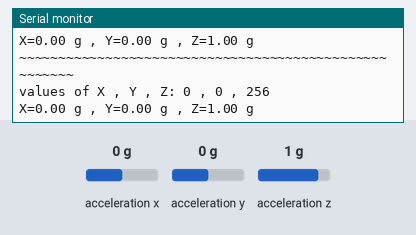
The sketch below on a simulated Arduino Uno, built with avr-gcc and run on an emulated ATmega328P. On the bench: the last lines printed to the serial monitor. The inputs (shaded band) are chosen by the test bench; at power-on: acceleration x 0 g, acceleration y 0 g, acceleration z 1 g.

Above: at 1.2 s.
1.3 s: acceleration x set to -1.4 g
At 1.4 s:
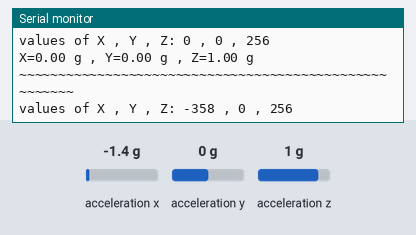
4.3 s: acceleration y set to -1.4 g
At 4.42 s:
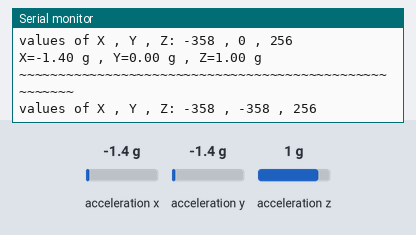
7.3 s: acceleration z set to -1.4 g
At 7.39 s:
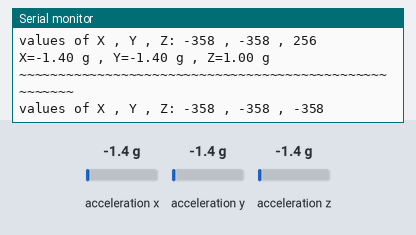
10.3 s: acceleration x set to 0 g
At 10.41 s:
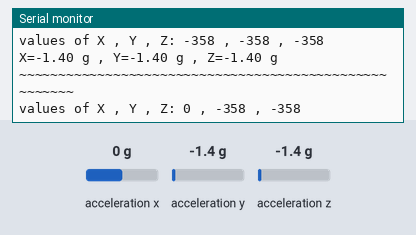
13.3 s: acceleration y set to 0 g
At 13.34 s:
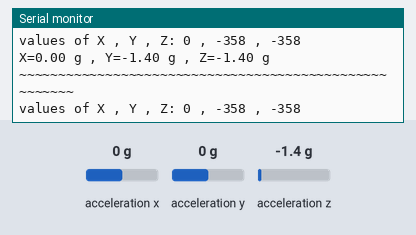
16.3 s: acceleration z set to 0.8 g
At 16.31 s:
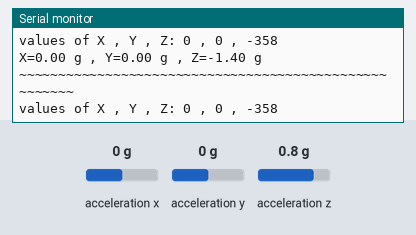
Timing chart, 0 to 19.3 s (numbered marks = the images above; inputs shaded):
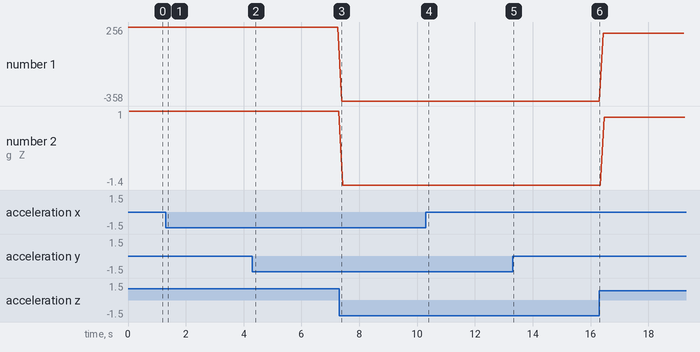

The sketch:

read_from_accelerometer.ino
```cpp
// prévenir que nous allons avoir besoin de ces bibliothèques
#include <Wire.h>
#include <ADXL345.h>


ADXL345 accel; // on crée un objet qui nous permet de manipuler les données provenant de notre acceleromètre

void setup() {
  Serial.begin(9600);
  accel.powerOn(); // on active notre capteur
}

void loop() {

  // on crée trois variables pour stocker les valeurs brutes de notre acceleromètre.
  int x, y, z;
  accel.readXYZ(&x, &y, &z); //on lit données de l'accéleromètre et on les stockent dans nos variables.
  // on imprimme le résultat dans le moniteur série
  Serial.print("values of X , Y , Z: ");
  Serial.print(x);
  Serial.print(" , ");
  Serial.print(y);
  Serial.print(" , ");
  Serial.println(z);

  // on crée un tableau pour stocker les valeurs provenant du calcul effectué par notre bibliothèques quand on appelel getAcceleration()
  double xyz[3];
  accel.getAcceleration(xyz); //on lit données de l'accéleromètre et on les stockent dans notre tableau
  // on imprimme le résultat
  Serial.print("X=");
  Serial.print(xyz[0]);
  Serial.print(" g , ");
  Serial.print("Y=");
  Serial.print(xyz[1]);
  Serial.print(" g , ");
  Serial.print("Z=");
  Serial.print(xyz[2]);
  Serial.println(" g");
  Serial.println("~~~~~~~~~~~~~~~~~~~~~~~~~~~~~~~~~~~~~~~~~~~~~~~~~~~~~~");
  //delay(500); // if you want to look in the monitor
  delay(10); // if you want to look in the tracer
}
```

Measured:
- after the input at 1.3 s, the serial monitor: prints a new line after 0.10 s (image 1)
- after the input at 4.3 s, the serial monitor: prints a new line after 0.11 s (image 2)
- after the input at 7.3 s, the serial monitor: prints a new line after 0.09 s (image 3)
- after the input at 10.3 s, the serial monitor: prints a new line after 0.11 s (image 4)
- plotted number 1: -358 → 204 after the input at 16.3 s
- plotted number 2: -1.4 → 0.8 after the input at 16.3 s
